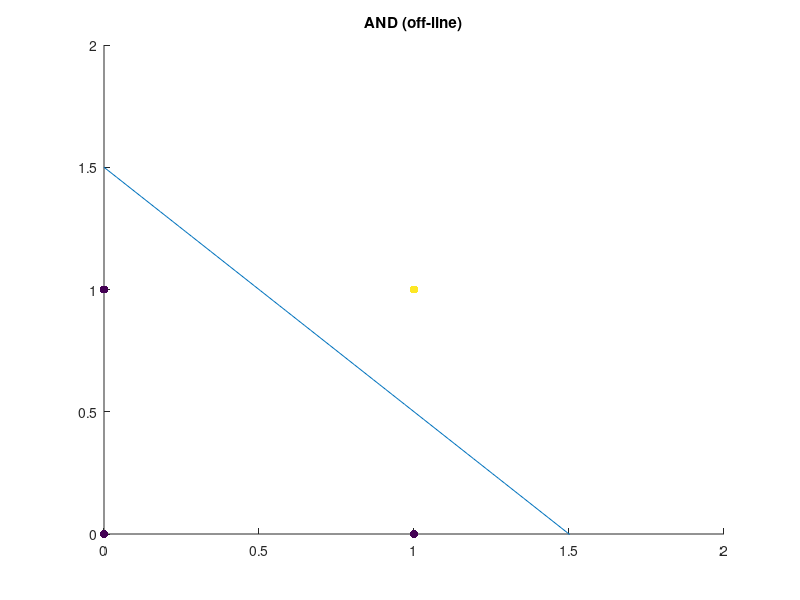
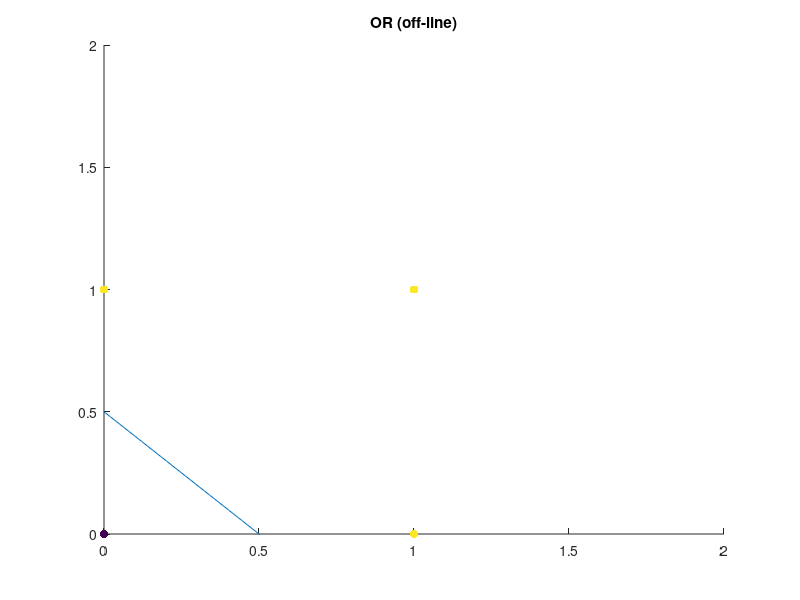
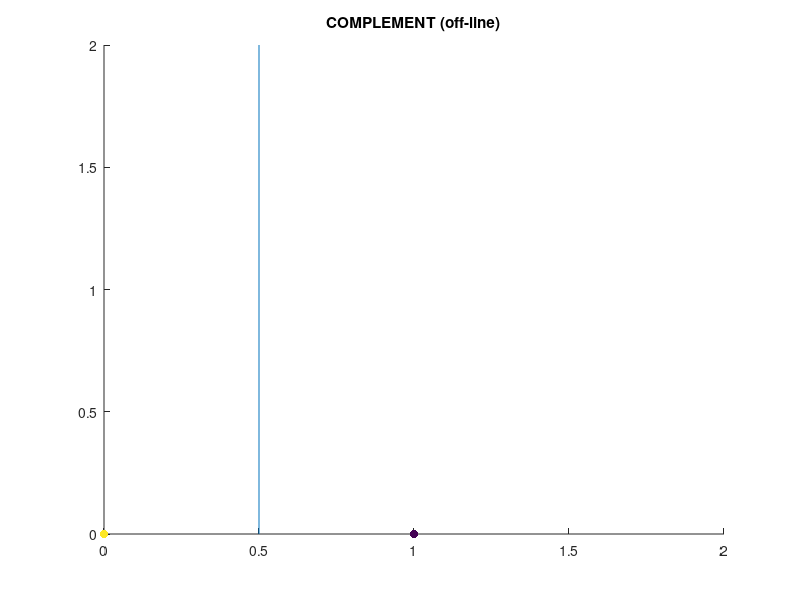
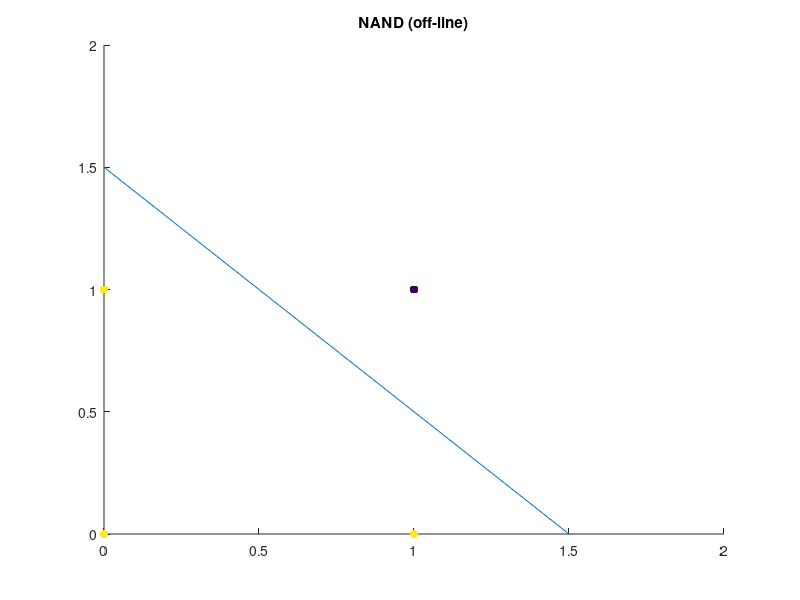

Recreate these plots in MATLAB, in order.
clc
clear
close all

AND = [0 0 1 0;0 1 1 0;1 0 1 0;1 1 1 1];
OR = [0 0 1 0;0 1 1 1;1 0 1 1;1 1 1 1];
NAND = [0 0 1 1;0 1 1 1;1 0 1 1;1 1 1 0];
COMPLEMENT = [0 1 1;1 1 0];

% AND
x = linspace(0,2);
y = -x+1.5;
fig1 = figure;
hold on;
plot(x, y);
scatter(AND(:,1),AND(:,2),[], AND(:,4), "filled")
xlim([0 2])
ylim([0 2])
title('AND (off-line)')
hold off
saveas(fig1,'AND.png');

% OR
x = linspace(0,2);
y = -x+0.5;
fig2 = figure;
hold on;
plot(x, y);
scatter(OR(:,1),OR(:,2),[], OR(:,4), "filled")
xlim([0 2])
ylim([0 2])
title('OR (off-line)')
hold off
saveas(fig2,'OR.png');

% COMPLEMENT
x = 0.5;
fig3 = figure;
hold on;
plot([x x], [0 2]);
scatter(COMPLEMENT(:,1),zeros([length(COMPLEMENT(:,1)) 1]),[], COMPLEMENT(:,3), "filled")
xlim([0 2])
ylim([0 2])
title('COMPLEMENT (off-line)')
hold off
saveas(fig3,'COMPLEMENT.png');

% NAND
x = linspace(0,2);
y = -x+1.5;
fig4 = figure;
hold on;
plot(x, y);
scatter(NAND(:,1),NAND(:,2),[], NAND(:,4), "filled")
xlim([0 2])
ylim([0 2])
title('NAND (off-line)')
hold off
saveas(fig4,'NAND.png');